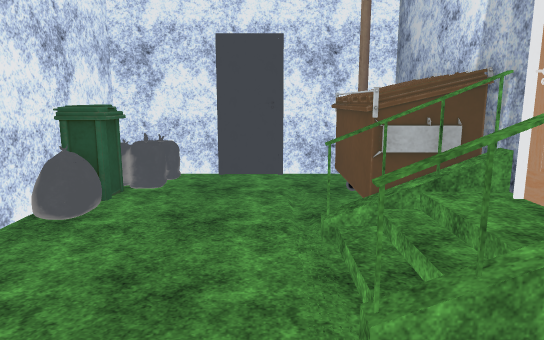
View 1 (above)

17 first-person views from a walk through a Unity game level. The camera is 1.2 m above the floor, tilts 10° down and sees 70° across. The floor is counted in squares, 0.5 m on a side. Each view is taken from the middle of a square. On the plan, view 1 faces up. The plan holds only what a view shows up to about 20 squares ahead; the rest is blank. The place goes on beyond the plan. Door leaves are left out, so doorways stand open. Some surface patterns are stand-ins.

View 2
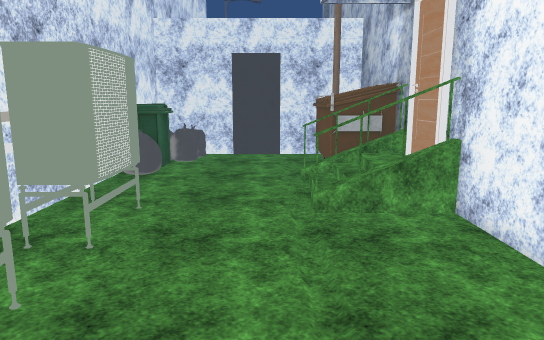

View 3
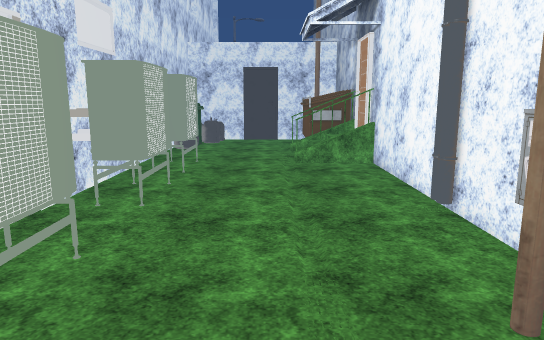

View 4
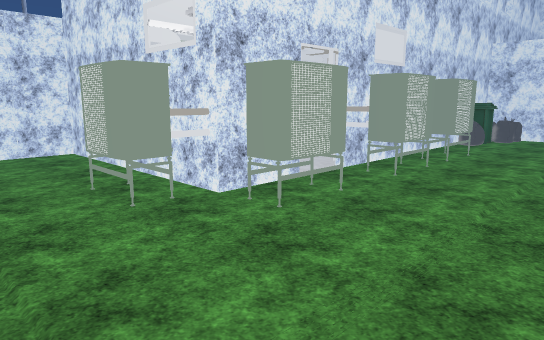

View 5
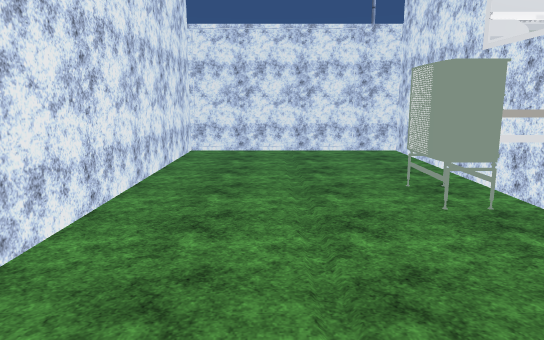

View 6
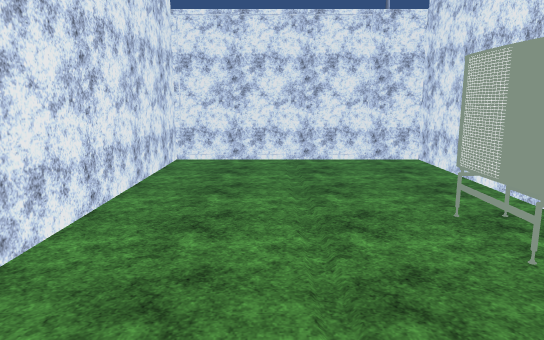

View 7
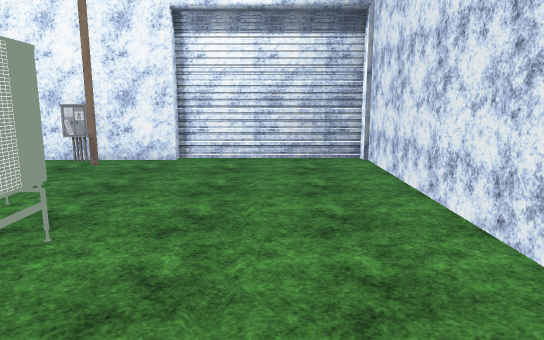

View 8
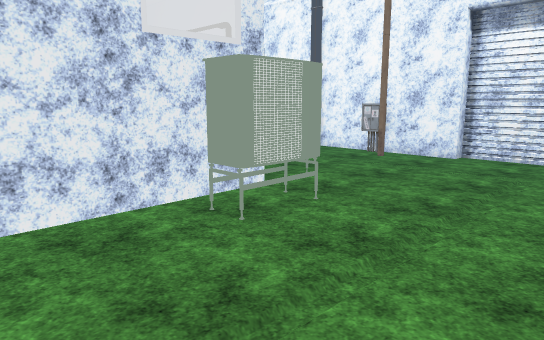

View 9
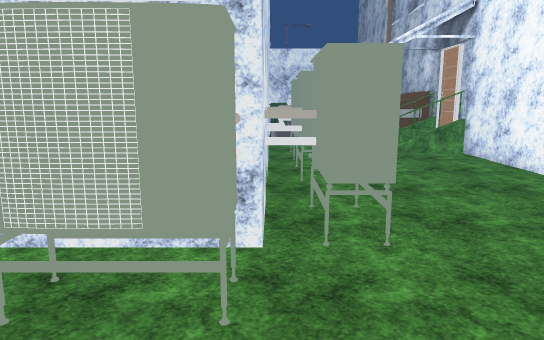

View 10
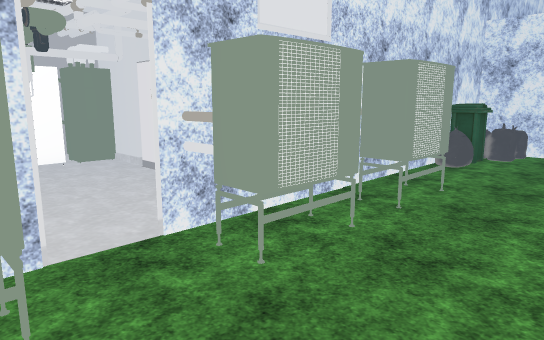

View 11
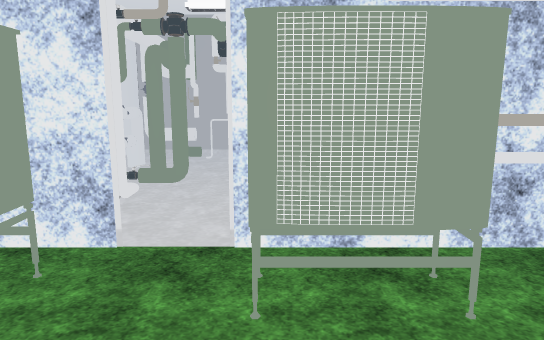

View 12
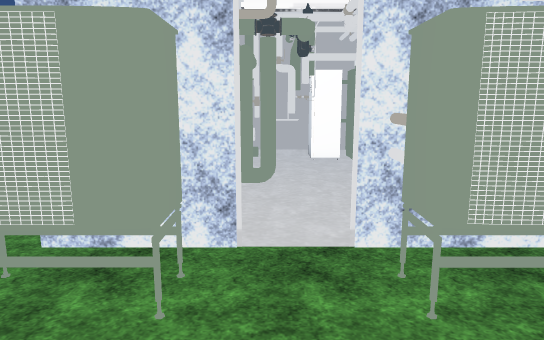

View 13
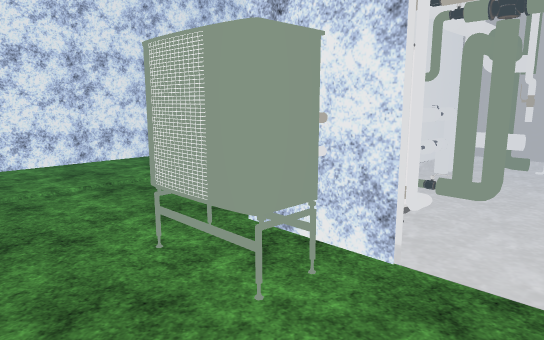

View 14
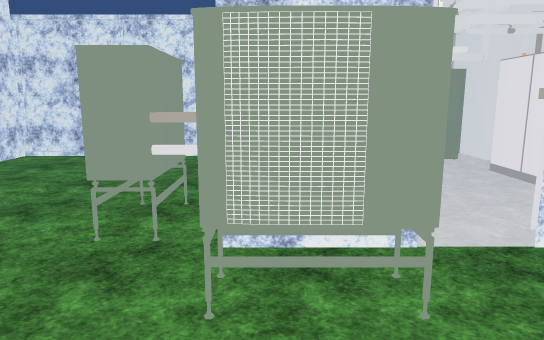

View 15
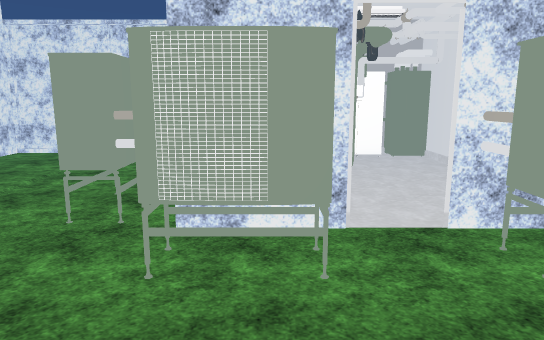

View 16
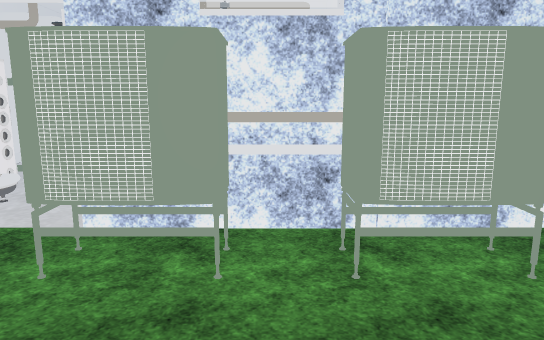

View 17
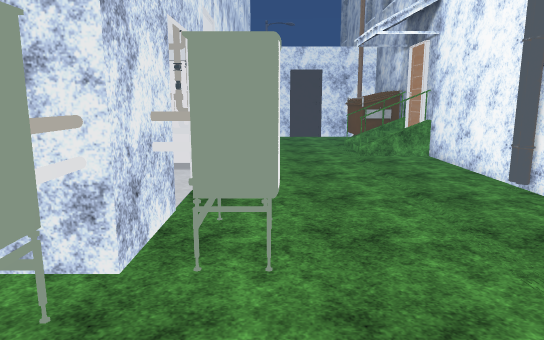

### Floor plan
Key: @ floor where view 1 was taken; # wall or solid block; x gap in a wall; . floor; D open door; = window, fence, low wall or low ledge; ^ raised ledge; O other object.
Columns run from 16 left of view 1 to 4 right of it. Each row starts with its distance up from view 1.
 13            #########
 12            #==.... ##
 11            #=^....^^#
 10            ^^.....^^#
  9            ##.....^^^
  8            #=.....^^^
  7            #.....==^^
  6            #.....  O#
  5            #......OO#
  4            #OO...##O#
  3            #OO...=###
  2            #OO......#
  1            #OO......#
  0  ###OOO  OO#....@...#
 -1 OO  ....   #OO......#
 -2 OO........O#OO......#
 -3 OO........O#OO......#
 -4 #..OO..... D........#
 -5 #..OO.OOO..D........#
 -6 #..OOOOOOOO#OO......#
 -7 #...O... O #OO.....=#
 -8 # OOOOO   O#OO.....x#
 -9 ############OO......#
-10 #.......OOOO........#
-11 #.......OOOO........#
-12 #...................#
-13 #...................#
-14 #...................#
-15 #...................#
-16 #...................#
-17 #...................#
-18 #...................#
-19 #####################

Where each view was taken, in squares from view 1:
view 1: 0 up, 0 right, facing up
view 2: 5 down, 0 right, facing up
view 3: 12 down, 0 right, facing up
view 4: 15 down, 3 right, facing up-left
view 5: 15 down, 3 right, facing left
view 6: 15 down, 0 right, facing left
view 7: 15 down, 12 left, facing right
view 8: 17 down, 13 left, facing up-right
view 9: 15 down, 5 left, facing up
view 10: 7 down, 1 right, facing up-left
view 11: 3 down, 1 right, facing left
view 12: 5 down, 1 right, facing left
view 13: 3 down, 0 right, facing down-left
view 14: 8 down, 1 right, facing left
view 15: 7 down, 2 right, facing left
view 16: 0 up, 2 right, facing left
view 17: 14 down, 3 left, facing up
